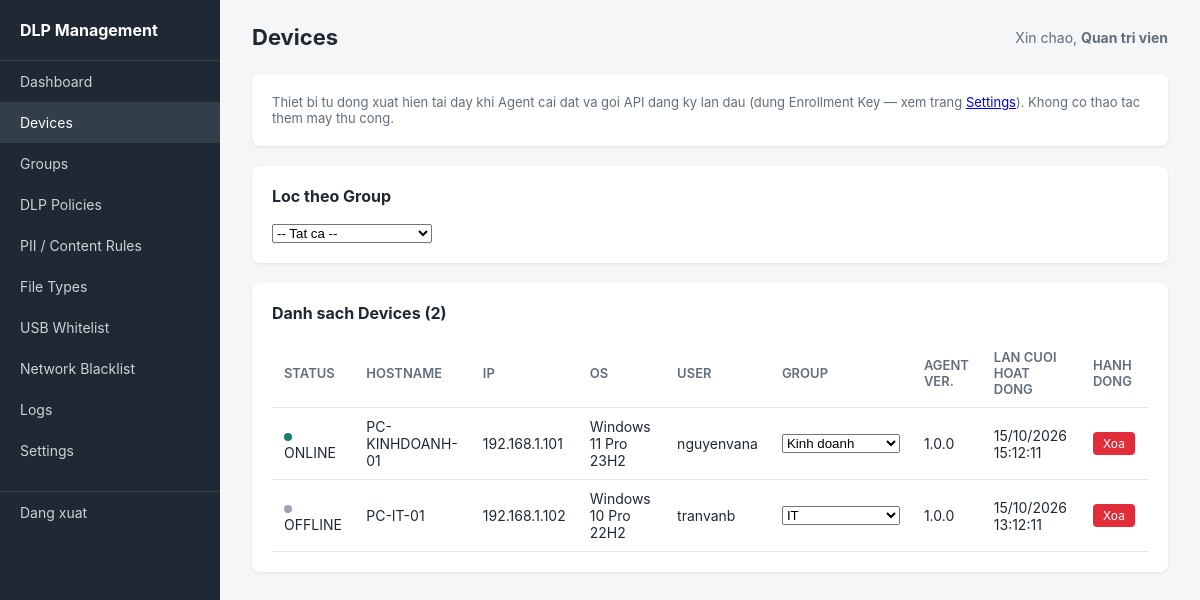
Page /admin/devices.php (signed in) on the committed database.
### tables this page shows
CREATE TABLE devices (
    id                  INT PRIMARY KEY AUTO_INCREMENT,
    hostname            VARCHAR(100) NOT NULL UNIQUE,
    ip_address          VARCHAR(45),
    os_info             VARCHAR(150),
    username            VARCHAR(100),
    group_id            INT DEFAULT NULL,
    api_token           VARCHAR(255) NOT NULL UNIQUE,
    agent_version       VARCHAR(20),
    status              ENUM('ONLINE','OFFLINE') DEFAULT 'OFFLINE',
    enrolled_via_key_id INT DEFAULT NULL,
    first_seen          DATETIME DEFAULT CURRENT_TIMESTAMP,
    last_seen           DATETIME,
    FOREIGN KEY (group_id) REFERENCES groups(id) ON DELETE SET NULL,
    FOREIGN KEY (enrolled_via_key_id) REFERENCES enrollment_keys(id) ON DELETE SET NULL,
    INDEX idx_devices_group (group_id),
    INDEX idx_devices_status (status)
);

CREATE TABLE groups (
    id              INT PRIMARY KEY AUTO_INCREMENT,
    name            VARCHAR(100) NOT NULL UNIQUE,
    description     TEXT,
    created_at      DATETIME DEFAULT CURRENT_TIMESTAMP
);

### includes/helpers.php (called while the page is built, shortened)
<?php
function h(?string $value): string {
    return htmlspecialchars($value ?? '', ENT_QUOTES, 'UTF-8');
}
function status_dot_class(string $status): string {
    return $status === 'ONLINE' ? 'dot-online' : 'dot-offline';
}
function format_datetime(?string $dt): string {
    return date('d/m/Y H:i:s', strtotime($dt));
}

### admin/devices.php (the view, shortened to what this page needs)
<?php
require_once __DIR__ . '/../config/database.php';
require_once __DIR__ . '/../includes/helpers.php';
$pdo->exec("UPDATE devices SET status = 'OFFLINE' WHERE last_seen < (NOW() - INTERVAL 5 MINUTE)");
$groups = $pdo->query("SELECT id, name FROM groups ORDER BY name")->fetchAll();
$where = '';
$params = [];
$stmt = $pdo->prepare("
    SELECT d.*, g.name as group_name
    FROM devices d
    LEFT JOIN groups g ON d.group_id = g.id
    $where
    ORDER BY d.last_seen DESC
");
$stmt->execute($params);
$devices = $stmt->fetchAll();
require __DIR__ . '/../includes/layout_header.php';
?>
<div class="card">
    <p style="font-size:13px; color:#616e7c;">
        Thiet bi tu dong xuat hien tai day khi Agent cai dat va goi API dang ky lan dau
        (dung Enrollment Key — xem trang <a href="settings.php">Settings</a>). Khong co thao tac them may thu cong.
    </p>
</div>
<div class="card">
    <h2>Loc theo Group</h2>
    <form method="GET" style="max-width:300px;">
        <select name="group_id" onchange="this.form.submit()">
            <option value="">-- Tat ca --</option>
        </select>
    </form>
</div>
<div class="card">
    <h2>Danh sach Devices (<?= count($devices) ?>)</h2>
    <table>
        <thead>
        <tr>
            <th>Status</th><th>Hostname</th><th>IP</th><th>OS</th><th>User</th>
            <th>Group</th><th>Agent Ver.</th><th>Lan cuoi hoat dong</th><th>Hanh dong</th>
        </tr>
        </thead>
        <tbody>
        <?php foreach ($devices as $d): ?>
            <tr>
                <td><span class="dot <?= status_dot_class($d['status']) ?>"></span><?= h($d['status']) ?></td>
                <td><?= h($d['hostname']) ?></td>
                <td><?= h($d['ip_address'] ?? '-') ?></td>
                <td><?= h($d['os_info'] ?? '-') ?></td>
                <td><?= h($d['username'] ?? '-') ?></td>
                <td>
                    <form method="POST" style="display:flex; gap:6px;">
                        <select name="group_id" onchange="this.form.submit()">
                            <?php foreach ($groups as $g): ?>
                                <option value="<?= (int)$g['id'] ?>" <?= $d['group_id'] == $g['id'] ? 'selected' : '' ?>>
                                    <?= h($g['name']) ?>
                                </option>
                            <?php endforeach; ?>
                        </select>
                    </form>
                </td>
                <td><?= h($d['agent_version'] ?? '-') ?></td>
                <td><?= h(format_datetime($d['last_seen'])) ?></td>
                <td>
                    <a href="devices.php?delete=<?= (int)$d['id'] ?>" class="btn btn-danger btn-sm"
                       onclick="return confirm('Xoa thiet bi nay khoi he thong? Agent se can enrollment key de dang ky lai.')">Xoa</a>
                </td>
            </tr>
        <?php endforeach; ?>
        </tbody>
    </table>
</div>
<?php require __DIR__ . '/../includes/layout_footer.php'; ?>

### admin/assets/style.css (style rules this page uses)
* { box-sizing: border-box; margin: 0; padding: 0; }
body { font-family: -apple-system, "Segoe UI", Roboto, Arial, sans-serif; background: #f4f6f8; color: #1f2933; }
.card { background: #fff; border-radius: 8px; padding: 20px; margin-bottom: 20px; box-shadow: 0 1px 3px rgba(0,0,0,0.08); }
.card h2 { font-size: 16px; margin-bottom: 16px; }
table { width: 100%; border-collapse: collapse; font-size: 14px; }
th, td { text-align: left; padding: 10px 12px; border-bottom: 1px solid #e4e7eb; }
th { color: #616e7c; font-weight: 600; font-size: 13px; text-transform: uppercase; }
.btn { display: inline-block; padding: 8px 16px; border-radius: 4px; border: none; font-size: 14px; cursor: pointer; text-decoration: none; }
.btn-danger { background: #e12d39; color: #fff; }
.btn-sm { padding: 4px 10px; font-size: 12px; }
.dot { display: inline-block; width: 8px; height: 8px; border-radius: 50%; margin-right: 6px; }
.dot-online { background: #1b806a; }
.dot-offline { background: #9aa5b1; }

### rows in the picture
devices: status "ONLINE", hostname "PC-KINHDOANH-01", ip_address "192.168.1.101", os_info "Windows 11 Pro 23H2", username "nguyenvana", group_id "Kinh doanh", agent_version "1.0.0", last_seen "15/10/2026 15:12:11"
devices: status "OFFLINE", hostname "PC-IT-01", ip_address "192.168.1.102", os_info "Windows 10 Pro 22H2", username "tranvanb", group_id "IT", agent_version "1.0.0", last_seen "15/10/2026 13:12:11"

### other values in the picture
$item['label'] "Dashboard"
$item['label'] "Devices"
$item['label'] "Groups"
$item['label'] "DLP Policies"
$item['label'] "PII / Content Rules"
$item['label'] "File Types"
$item['label'] "USB Whitelist"
$item['label'] "Network Blacklist"
$item['label'] "Logs"
$item['label'] "Settings"
$pageTitle "Devices"
current_admin_name() "Quan tri vien"
count($devices) "2"
